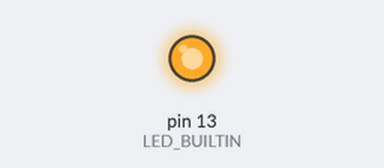
The sketch below on a simulated Arduino Uno, built with avr-gcc and run on an emulated ATmega328P. Shown: output pins drawn as LEDs (lit = HIGH).

Above: at 0.75 s.
At 30.7 s:
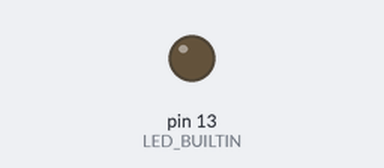
Timing chart, 0 to 32.2 s (numbered marks = the images above):
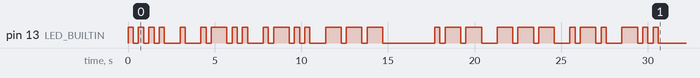

The sketch:

millis.ino
```cpp
#include "Traducteur.h"

Traducteur trad(LED_BUILTIN);

void setup() {
  trad.flash("Hello word!");
}

void loop() {
  trad.run();
}
```

Traducteur.cpp
```cpp
#include "Traducteur.h"

Traducteur::Traducteur(int ledPin) : _ledPin(ledPin) {
  pinMode(ledPin, OUTPUT);
}

Traducteur::~Traducteur() {}

void Traducteur::flash(String sentence) {
  _sentence = sentence;
}

void Traducteur::run() {
  unsigned long t = millis();
  unsigned long elasped = t - _t;

  if (_wordSpace) {
    if (elasped >= 7*_timeUnit) {
      _wordSpace = false;
      _t = t;
      _oselector += 1;
      if (_oselector >= _sentence.length()) {
        _oselector = 0;
      }
    }
  } else if (_letterSpace) {
    if (elasped >= 3*_timeUnit) {
      _letterSpace = false;
      _t = t;
    }
  } else if (_temp) {
    if (elasped >= _timeUnit) {
      _temp = false;
      _t = t;
    }
  } else {
    int c = _sentence[_oselector];

    if (c == 32) {
      _wordSpace = true;
    } else {
      String codes;
      if (c >= 48 && c <= 57) {
        codes = numbers[c - '0'];
      } else if (c >= 65 && c <= 90) {
        codes = letters[c - 'A'];
      } else if (c >= 97 && c <= 122) {
        codes = letters[c - 'a'];
      } else {
        _oselector += 1;
        return;
      }

      char code = codes[_iselector];

      digitalWrite(_ledPin, HIGH);

      int elasped_req = (code == '.') ? _timeUnit : 3*_timeUnit;
      if (elasped >= elasped_req) {
        _iselector += 1;
        if (_iselector >= codes.length()) {
          _iselector = 0;
          _oselector += 1;
          _letterSpace = true;
          if (_oselector >= _sentence.length()) {
            _oselector = 0;
          }
        } else {
          _temp = true;
        }
        _t = t;
        digitalWrite(_ledPin, LOW);
      }
    }
  }
}
```

Traducteur.h
```cpp
#include <Arduino.h>

class Traducteur
{
private:
    int _ledPin;
    unsigned long _t;
    unsigned int _iselector = 0;
    unsigned int _oselector = 0;
    bool _wordSpace = 0;
    bool _letterSpace = 0;
    bool _temp = 0;
    String _sentence;
    int _timeUnit = 300;
    String letters[26] = {
    ".-", "-...", "-.-.", "-..", ".", "..-.", "--.", "....", "..", // A-I
    ".---", "-.-", ".-..", "--", "-.", "---", ".--.", "--.-", ".-.", // J-R
    "...", "-", "..-", "...-", ".--", "-..-", "-.--", "--.." // S-Z
    };
    String numbers[10] = {
      "-----",".----","..---","...--","....-",".....","-....", // 0-6
      "--...","---..","----." // 7-9
    };

public:
    Traducteur(int ledPin);
    ~Traducteur();
    void flash(String sentence);
    void run();
};
```

Measured:
- by itself, pin 13 (LED_BUILTIN): LOW → HIGH at 0.00 s, → LOW 0.30 s later, → HIGH 0.30 s later, → LOW 0.30 s later, … (56 changes in this stretch)
